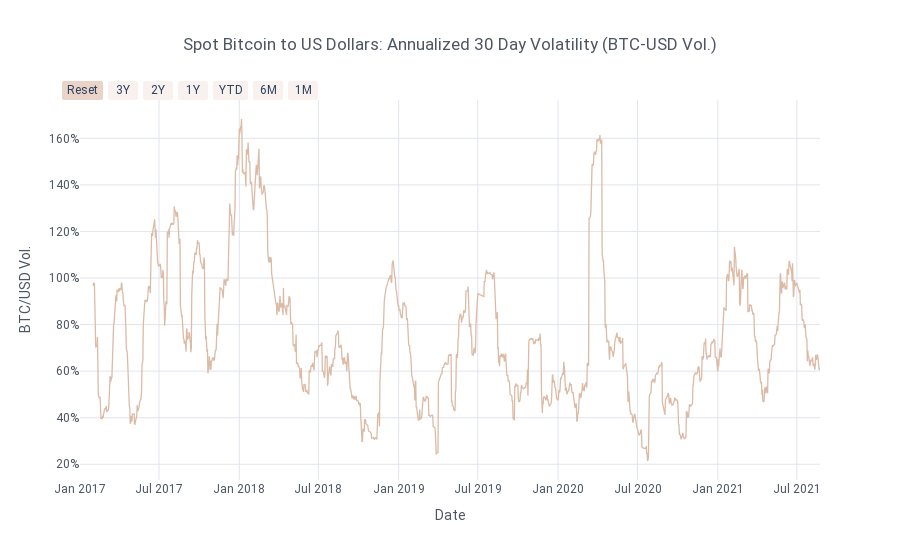

Notebook code for this chart:
### Code cell
btc_vol30_dist = charts.pwe_return_dist_chart(BTC_Bitfinex.df,start_date,end_date,
                                              tseries=f'Ann_Vol_{vol_window}_{p}',kind='scatter',
                                    title=f'Spot {security} to US Dollars: Annualized {vol_window} {period} Volatility',
                                             ticker=f'{symbol}-{market} Vol.',yTitle=f'{symbol}/{market} Vol.',asPlot=asPlot,
                                             showlegend=False,theme='white',auto_start=auto_start,auto_end=end_date,
                                             connectgaps=False,tickformat='.0%',decimals=2)

### Figure 1 — Plotly figure (JSON) as saved in the notebook; plotly's stock layout.template omitted (floating-point values rounded to 4 significant figures; data arrays with more than 128 entries replaced by an {"elided": "..."} marker saying what was removed)
{"data": [{"connectgaps": false, "hoverinfo": "text", "line": {"color": "rgba(220, 187, 166, 1.0)", "dash": "solid", "shape": "linear", "width": 1.3}, "mode": "lines", "name": "Ann_Vol_30_Day", "text": {"elided": "1667 str values"}, "type": "scatter", "x": {"elided": "1667 str values"}, "y": {"elided": "1667 mixed values"}}], "layout": {"font": {"family": "Roboto"}, "legend": {"bgcolor": "#FFFFFF", "font": {"color": "#4D5663"}, "orientation": "h", "x": 0.3, "y": 0.95, "yanchor": "bottom"}, "paper_bgcolor": "#FFFFFF", "plot_bgcolor": "#FFFFFF", "showlegend": false, "title": {"font": {"color": "#4D5663"}, "text": "Spot Bitcoin to US Dollars: Annualized 30 Day Volatility (BTC-USD Vol.)", "x": 0.5}, "xaxis": {"gridcolor": "#E1E5ED", "range": ["2021-01-01", "24-08-2021"], "rangeselector": {"bgcolor": "rgba(220, 187, 166, 0.2)", "buttons": [{"count": 1, "label": "Reset", "step": "all"}, {"count": 3, "label": "3Y", "step": "year", "stepmode": "backward"}, {"count": 2, "label": "2Y", "step": "year", "stepmode": "backward"}, {"count": 1, "label": "1Y", "step": "year", "stepmode": "backward"}, {"count": 1, "label": "YTD", "step": "year", "stepmode": "todate"}, {"count": 6, "label": "6M", "step": "month", "stepmode": "backward"}, {"count": 1, "label": "1M", "step": "month", "stepmode": "backward"}], "font": {"family": "Roboto", "size": 12}, "visible": true, "x": -0.025, "y": 1}, "rangeslider": {"visible": false}, "showgrid": true, "tickfont": {"color": "#4D5663"}, "title": {"font": {"color": "#4D5663"}, "text": "Date"}, "zerolinecolor": "#E1E5ED"}, "yaxis": {"gridcolor": "#E1E5ED", "showgrid": true, "tickfont": {"color": "#4D5663"}, "tickformat": ".0%", "title": {"font": {"color": "#4D5663"}, "text": "BTC/USD Vol."}, "zerolinecolor": "#E1E5ED"}}}
